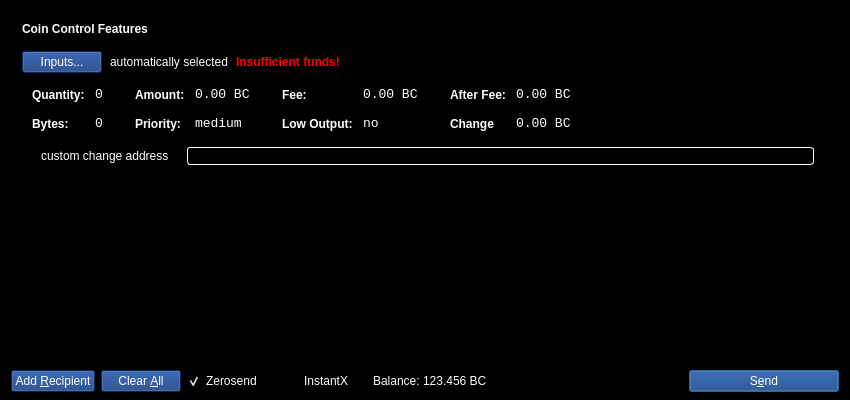
<?xml version="1.0" encoding="UTF-8"?>
<ui version="4.0">
 <class>SendCoinsDialog</class>
 <widget class="QDialog" name="SendCoinsDialog">
  <property name="geometry">
   <rect>
    <x>0</x>
    <y>0</y>
    <width>850</width>
    <height>400</height>
   </rect>
  </property>
  <property name="windowTitle">
   <string>Send Coins</string>
  </property>
  <property name="styleSheet">
   <string notr="true">color: rgb(255, 255, 255);
background-color: rgb(0, 0, 0);
alternate-background-color: rgb(0, 0, 0);</string>
  </property>
  <layout class="QVBoxLayout" name="verticalLayout" stretch="0,1,0">
   <property name="bottomMargin">
    <number>8</number>
   </property>
   <item>
    <widget class="QFrame" name="frameCoinControl">
     <property name="sizePolicy">
      <sizepolicy hsizetype="Expanding" vsizetype="Expanding">
       <horstretch>0</horstretch>
       <verstretch>0</verstretch>
      </sizepolicy>
     </property>
     <property name="maximumSize">
      <size>
       <width>16777215</width>
       <height>16777215</height>
      </size>
     </property>
     <property name="frameShape">
      <enum>QFrame::StyledPanel</enum>
     </property>
     <property name="frameShadow">
      <enum>QFrame::Sunken</enum>
     </property>
     <layout class="QVBoxLayout" name="verticalLayoutCoinControl2">
      <property name="spacing">
       <number>6</number>
      </property>
      <property name="leftMargin">
       <number>0</number>
      </property>
      <property name="topMargin">
       <number>0</number>
      </property>
      <property name="rightMargin">
       <number>0</number>
      </property>
      <property name="bottomMargin">
       <number>6</number>
      </property>
      <item>
       <layout class="QVBoxLayout" name="verticalLayoutCoinControl" stretch="0,0,0,0,1">
        <property name="spacing">
         <number>0</number>
        </property>
        <property name="leftMargin">
         <number>10</number>
        </property>
        <property name="topMargin">
         <number>10</number>
        </property>
        <item>
         <layout class="QHBoxLayout" name="horizontalLayoutCoinControl1">
          <property name="bottomMargin">
           <number>15</number>
          </property>
          <item>
           <widget class="QLabel" name="labelCoinControlFeatures">
            <property name="sizePolicy">
             <sizepolicy hsizetype="Preferred" vsizetype="Maximum">
              <horstretch>0</horstretch>
              <verstretch>0</verstretch>
             </sizepolicy>
            </property>
            <property name="font">
             <font>
              <weight>75</weight>
              <bold>true</bold>
             </font>
            </property>
            <property name="styleSheet">
             <string notr="true">font-weight:bold;</string>
            </property>
            <property name="text">
             <string>Coin Control Features</string>
            </property>
           </widget>
          </item>
         </layout>
        </item>
        <item>
         <layout class="QHBoxLayout" name="horizontalLayoutCoinControl2" stretch="0,0,0,0">
          <property name="spacing">
           <number>8</number>
          </property>
          <property name="bottomMargin">
           <number>10</number>
          </property>
          <item>
           <widget class="QPushButton" name="pushButtonCoinControl">
            <property name="styleSheet">
             <string notr="true">color: rgb(255, 255, 255);
gridline-color: rgb(251, 184, 5);
background-color: rgb(15,55,126);
alternate-background-color: rgb(15,55,126);
</string>
            </property>
            <property name="text">
             <string>Inputs...</string>
            </property>
           </widget>
          </item>
          <item>
           <widget class="QLabel" name="labelCoinControlAutomaticallySelected">
            <property name="text">
             <string>automatically selected</string>
            </property>
            <property name="margin">
             <number>5</number>
            </property>
           </widget>
          </item>
          <item>
           <widget class="QLabel" name="labelCoinControlInsuffFunds">
            <property name="font">
             <font>
              <weight>75</weight>
              <bold>true</bold>
             </font>
            </property>
            <property name="styleSheet">
             <string notr="true">color:red;font-weight:bold;</string>
            </property>
            <property name="text">
             <string>Insufficient funds!</string>
            </property>
            <property name="margin">
             <number>5</number>
            </property>
           </widget>
          </item>
          <item>
           <spacer name="horizontalSpacerCoinControl">
            <property name="orientation">
             <enum>Qt::Horizontal</enum>
            </property>
            <property name="sizeHint" stdset="0">
             <size>
              <width>40</width>
              <height>1</height>
             </size>
            </property>
           </spacer>
          </item>
         </layout>
        </item>
        <item>
         <widget class="QWidget" name="widgetCoinControl" native="true">
          <property name="sizePolicy">
           <sizepolicy hsizetype="Preferred" vsizetype="Preferred">
            <horstretch>0</horstretch>
            <verstretch>0</verstretch>
           </sizepolicy>
          </property>
          <property name="minimumSize">
           <size>
            <width>0</width>
            <height>0</height>
           </size>
          </property>
          <property name="styleSheet">
           <string notr="true"/>
          </property>
          <layout class="QHBoxLayout" name="horizontalLayoutCoinControl5">
           <property name="leftMargin">
            <number>0</number>
           </property>
           <property name="topMargin">
            <number>0</number>
           </property>
           <property name="rightMargin">
            <number>0</number>
           </property>
           <property name="bottomMargin">
            <number>0</number>
           </property>
           <item>
            <layout class="QHBoxLayout" name="horizontalLayoutCoinControl3" stretch="0,0,0,1">
             <property name="spacing">
              <number>20</number>
             </property>
             <property name="topMargin">
              <number>0</number>
             </property>
             <property name="bottomMargin">
              <number>10</number>
             </property>
             <item>
              <layout class="QFormLayout" name="formLayoutCoinControl1">
               <property name="horizontalSpacing">
                <number>10</number>
               </property>
               <property name="verticalSpacing">
                <number>14</number>
               </property>
               <property name="leftMargin">
                <number>10</number>
               </property>
               <property name="topMargin">
                <number>4</number>
               </property>
               <property name="rightMargin">
                <number>6</number>
               </property>
               <item row="0" column="0">
                <widget class="QLabel" name="labelCoinControlQuantityText">
                 <property name="styleSheet">
                  <string notr="true">font-weight:bold;</string>
                 </property>
                 <property name="text">
                  <string>Quantity:</string>
                 </property>
                 <property name="margin">
                  <number>0</number>
                 </property>
                </widget>
               </item>
               <item row="0" column="1">
                <widget class="QLabel" name="labelCoinControlQuantity">
                 <property name="font">
                  <font>
                   <family>Monospace</family>
                   <pointsize>10</pointsize>
                  </font>
                 </property>
                 <property name="cursor">
                  <cursorShape>IBeamCursor</cursorShape>
                 </property>
                 <property name="contextMenuPolicy">
                  <enum>Qt::ActionsContextMenu</enum>
                 </property>
                 <property name="text">
                  <string>0</string>
                 </property>
                 <property name="margin">
                  <number>0</number>
                 </property>
                 <property name="textInteractionFlags">
                  <set>Qt::LinksAccessibleByMouse|Qt::TextSelectableByKeyboard|Qt::TextSelectableByMouse</set>
                 </property>
                </widget>
               </item>
               <item row="1" column="0">
                <widget class="QLabel" name="labelCoinControlBytesText">
                 <property name="styleSheet">
                  <string notr="true">font-weight:bold;</string>
                 </property>
                 <property name="text">
                  <string>Bytes:</string>
                 </property>
                </widget>
               </item>
               <item row="1" column="1">
                <widget class="QLabel" name="labelCoinControlBytes">
                 <property name="font">
                  <font>
                   <family>Monospace</family>
                   <pointsize>10</pointsize>
                  </font>
                 </property>
                 <property name="cursor">
                  <cursorShape>IBeamCursor</cursorShape>
                 </property>
                 <property name="contextMenuPolicy">
                  <enum>Qt::ActionsContextMenu</enum>
                 </property>
                 <property name="text">
                  <string>0</string>
                 </property>
                 <property name="textInteractionFlags">
                  <set>Qt::LinksAccessibleByMouse|Qt::TextSelectableByKeyboard|Qt::TextSelectableByMouse</set>
                 </property>
                </widget>
               </item>
              </layout>
             </item>
             <item>
              <layout class="QFormLayout" name="formLayoutCoinControl2">
               <property name="horizontalSpacing">
                <number>10</number>
               </property>
               <property name="verticalSpacing">
                <number>14</number>
               </property>
               <property name="leftMargin">
                <number>6</number>
               </property>
               <property name="topMargin">
                <number>4</number>
               </property>
               <property name="rightMargin">
                <number>6</number>
               </property>
               <item row="0" column="0">
                <widget class="QLabel" name="labelCoinControlAmountText">
                 <property name="styleSheet">
                  <string notr="true">font-weight:bold;</string>
                 </property>
                 <property name="text">
                  <string>Amount:</string>
                 </property>
                 <property name="margin">
                  <number>0</number>
                 </property>
                </widget>
               </item>
               <item row="0" column="1">
                <widget class="QLabel" name="labelCoinControlAmount">
                 <property name="font">
                  <font>
                   <family>Monospace</family>
                   <pointsize>10</pointsize>
                  </font>
                 </property>
                 <property name="cursor">
                  <cursorShape>IBeamCursor</cursorShape>
                 </property>
                 <property name="contextMenuPolicy">
                  <enum>Qt::ActionsContextMenu</enum>
                 </property>
                 <property name="text">
                  <string>0.00 BC</string>
                 </property>
                 <property name="textInteractionFlags">
                  <set>Qt::LinksAccessibleByMouse|Qt::TextSelectableByKeyboard|Qt::TextSelectableByMouse</set>
                 </property>
                </widget>
               </item>
               <item row="1" column="0">
                <widget class="QLabel" name="labelCoinControlPriorityText">
                 <property name="styleSheet">
                  <string notr="true">font-weight:bold;</string>
                 </property>
                 <property name="text">
                  <string>Priority:</string>
                 </property>
                </widget>
               </item>
               <item row="1" column="1">
                <widget class="QLabel" name="labelCoinControlPriority">
                 <property name="font">
                  <font>
                   <family>Monospace</family>
                   <pointsize>10</pointsize>
                  </font>
                 </property>
                 <property name="cursor">
                  <cursorShape>IBeamCursor</cursorShape>
                 </property>
                 <property name="contextMenuPolicy">
                  <enum>Qt::ActionsContextMenu</enum>
                 </property>
                 <property name="text">
                  <string>medium</string>
                 </property>
                 <property name="textInteractionFlags">
                  <set>Qt::LinksAccessibleByMouse|Qt::TextSelectableByKeyboard|Qt::TextSelectableByMouse</set>
                 </property>
                </widget>
               </item>
              </layout>
             </item>
             <item>
              <layout class="QFormLayout" name="formLayoutCoinControl3">
               <property name="horizontalSpacing">
                <number>10</number>
               </property>
               <property name="verticalSpacing">
                <number>14</number>
               </property>
               <property name="leftMargin">
                <number>6</number>
               </property>
               <property name="topMargin">
                <number>4</number>
               </property>
               <property name="rightMargin">
                <number>6</number>
               </property>
               <item row="0" column="0">
                <widget class="QLabel" name="labelCoinControlFeeText">
                 <property name="styleSheet">
                  <string notr="true">font-weight:bold;</string>
                 </property>
                 <property name="text">
                  <string>Fee:</string>
                 </property>
                 <property name="margin">
                  <number>0</number>
                 </property>
                </widget>
               </item>
               <item row="0" column="1">
                <widget class="QLabel" name="labelCoinControlFee">
                 <property name="font">
                  <font>
                   <family>Monospace</family>
                   <pointsize>10</pointsize>
                  </font>
                 </property>
                 <property name="cursor">
                  <cursorShape>IBeamCursor</cursorShape>
                 </property>
                 <property name="contextMenuPolicy">
                  <enum>Qt::ActionsContextMenu</enum>
                 </property>
                 <property name="text">
                  <string>0.00 BC</string>
                 </property>
                 <property name="textInteractionFlags">
                  <set>Qt::LinksAccessibleByMouse|Qt::TextSelectableByKeyboard|Qt::TextSelectableByMouse</set>
                 </property>
                </widget>
               </item>
               <item row="1" column="0">
                <widget class="QLabel" name="labelCoinControlLowOutputText">
                 <property name="styleSheet">
                  <string notr="true">font-weight:bold;</string>
                 </property>
                 <property name="text">
                  <string>Low Output:</string>
                 </property>
                </widget>
               </item>
               <item row="1" column="1">
                <widget class="QLabel" name="labelCoinControlLowOutput">
                 <property name="font">
                  <font>
                   <family>Monospace</family>
                   <pointsize>10</pointsize>
                  </font>
                 </property>
                 <property name="cursor">
                  <cursorShape>IBeamCursor</cursorShape>
                 </property>
                 <property name="contextMenuPolicy">
                  <enum>Qt::ActionsContextMenu</enum>
                 </property>
                 <property name="text">
                  <string>no</string>
                 </property>
                 <property name="textInteractionFlags">
                  <set>Qt::LinksAccessibleByMouse|Qt::TextSelectableByKeyboard|Qt::TextSelectableByMouse</set>
                 </property>
                </widget>
               </item>
              </layout>
             </item>
             <item>
              <layout class="QFormLayout" name="formLayoutCoinControl4">
               <property name="horizontalSpacing">
                <number>10</number>
               </property>
               <property name="verticalSpacing">
                <number>14</number>
               </property>
               <property name="leftMargin">
                <number>6</number>
               </property>
               <property name="topMargin">
                <number>4</number>
               </property>
               <property name="rightMargin">
                <number>6</number>
               </property>
               <item row="0" column="0">
                <widget class="QLabel" name="labelCoinControlAfterFeeText">
                 <property name="styleSheet">
                  <string notr="true">font-weight:bold;</string>
                 </property>
                 <property name="text">
                  <string>After Fee:</string>
                 </property>
                 <property name="margin">
                  <number>0</number>
                 </property>
                </widget>
               </item>
               <item row="0" column="1">
                <widget class="QLabel" name="labelCoinControlAfterFee">
                 <property name="font">
                  <font>
                   <family>Monospace</family>
                   <pointsize>10</pointsize>
                  </font>
                 </property>
                 <property name="cursor">
                  <cursorShape>IBeamCursor</cursorShape>
                 </property>
                 <property name="contextMenuPolicy">
                  <enum>Qt::ActionsContextMenu</enum>
                 </property>
                 <property name="text">
                  <string>0.00 BC</string>
                 </property>
                 <property name="textInteractionFlags">
                  <set>Qt::LinksAccessibleByMouse|Qt::TextSelectableByKeyboard|Qt::TextSelectableByMouse</set>
                 </property>
                </widget>
               </item>
               <item row="1" column="0">
                <widget class="QLabel" name="labelCoinControlChangeText">
                 <property name="styleSheet">
                  <string notr="true">font-weight:bold;</string>
                 </property>
                 <property name="text">
                  <string>Change</string>
                 </property>
                </widget>
               </item>
               <item row="1" column="1">
                <widget class="QLabel" name="labelCoinControlChange">
                 <property name="font">
                  <font>
                   <family>Monospace</family>
                   <pointsize>10</pointsize>
                  </font>
                 </property>
                 <property name="cursor">
                  <cursorShape>IBeamCursor</cursorShape>
                 </property>
                 <property name="contextMenuPolicy">
                  <enum>Qt::ActionsContextMenu</enum>
                 </property>
                 <property name="text">
                  <string>0.00 BC</string>
                 </property>
                 <property name="textInteractionFlags">
                  <set>Qt::LinksAccessibleByMouse|Qt::TextSelectableByKeyboard|Qt::TextSelectableByMouse</set>
                 </property>
                </widget>
               </item>
              </layout>
             </item>
            </layout>
           </item>
          </layout>
         </widget>
        </item>
        <item>
         <layout class="QHBoxLayout" name="horizontalLayoutCoinControl4" stretch="0,0,0">
          <property name="spacing">
           <number>12</number>
          </property>
          <property name="sizeConstraint">
           <enum>QLayout::SetDefaultConstraint</enum>
          </property>
          <property name="topMargin">
           <number>5</number>
          </property>
          <property name="rightMargin">
           <number>5</number>
          </property>
          <item>
           <widget class="QCheckBox" name="checkBoxCoinControlChange">
            <property name="text">
             <string>custom change address</string>
            </property>
           </widget>
          </item>
          <item>
           <widget class="QLineEdit" name="lineEditCoinControlChange">
            <property name="enabled">
             <bool>false</bool>
            </property>
            <property name="sizePolicy">
             <sizepolicy hsizetype="Expanding" vsizetype="Fixed">
              <horstretch>0</horstretch>
              <verstretch>0</verstretch>
             </sizepolicy>
            </property>
            <property name="styleSheet">
             <string notr="true">background: rgb(0,0,0); color: rgb(255,255,255); border: 1px inset white; border-radius: 3px; margin: 0px;</string>
            </property>
           </widget>
          </item>
          <item>
           <widget class="QLabel" name="labelCoinControlChangeLabel">
            <property name="sizePolicy">
             <sizepolicy hsizetype="Preferred" vsizetype="Expanding">
              <horstretch>0</horstretch>
              <verstretch>0</verstretch>
             </sizepolicy>
            </property>
            <property name="minimumSize">
             <size>
              <width>0</width>
              <height>0</height>
             </size>
            </property>
            <property name="text">
             <string/>
            </property>
            <property name="margin">
             <number>3</number>
            </property>
           </widget>
          </item>
         </layout>
        </item>
        <item>
         <spacer name="verticalSpacerCoinControl">
          <property name="orientation">
           <enum>Qt::Vertical</enum>
          </property>
          <property name="sizeHint" stdset="0">
           <size>
            <width>800</width>
            <height>1</height>
           </size>
          </property>
         </spacer>
        </item>
       </layout>
      </item>
     </layout>
    </widget>
   </item>
   <item>
    <widget class="QScrollArea" name="scrollArea">
     <property name="widgetResizable">
      <bool>true</bool>
     </property>
     <widget class="QWidget" name="scrollAreaWidgetContents">
      <property name="geometry">
       <rect>
        <x>0</x>
        <y>0</y>
        <width>830</width>
        <height>156</height>
       </rect>
      </property>
      <layout class="QVBoxLayout" name="verticalLayout_2">
       <property name="leftMargin">
        <number>0</number>
       </property>
       <property name="topMargin">
        <number>0</number>
       </property>
       <property name="rightMargin">
        <number>0</number>
       </property>
       <property name="bottomMargin">
        <number>0</number>
       </property>
       <item>
        <layout class="QVBoxLayout" name="entries">
         <property name="spacing">
          <number>6</number>
         </property>
        </layout>
       </item>
       <item>
        <spacer name="verticalSpacer">
         <property name="orientation">
          <enum>Qt::Vertical</enum>
         </property>
         <property name="sizeHint" stdset="0">
          <size>
           <width>20</width>
           <height>40</height>
          </size>
         </property>
        </spacer>
       </item>
      </layout>
     </widget>
    </widget>
   </item>
   <item>
    <layout class="QHBoxLayout" name="horizontalLayout">
     <item>
      <widget class="QPushButton" name="addButton">
       <property name="toolTip">
        <string>Send to multiple recipients at once</string>
       </property>
       <property name="styleSheet">
        <string notr="true">color: rgb(255, 255, 255);
gridline-color: rgb(251, 184, 5);
background-color: rgb(15,55,126);
alternate-background-color: rgb(15,55,126);
</string>
       </property>
       <property name="text">
        <string>Add &amp;Recipient</string>
       </property>
       <property name="autoDefault">
        <bool>false</bool>
       </property>
      </widget>
     </item>
     <item>
      <widget class="QPushButton" name="clearButton">
       <property name="sizePolicy">
        <sizepolicy hsizetype="Minimum" vsizetype="Fixed">
         <horstretch>0</horstretch>
         <verstretch>0</verstretch>
        </sizepolicy>
       </property>
       <property name="toolTip">
        <string>Remove all transaction fields</string>
       </property>
       <property name="styleSheet">
        <string notr="true">color: rgb(255, 255, 255);
gridline-color: rgb(251, 184, 5);
background-color: rgb(15,55,126);
alternate-background-color: rgb(15,55,126);
</string>
       </property>
       <property name="text">
        <string>Clear &amp;All</string>
       </property>
       <property name="autoRepeatDelay">
        <number>300</number>
       </property>
       <property name="autoDefault">
        <bool>false</bool>
       </property>
      </widget>
     </item>
     <item>
      <layout class="QHBoxLayout" name="horizontalLayout_2">
       <property name="spacing">
        <number>3</number>
       </property>
        <item>
        <widget class="QCheckBox" name="checkUseZerosend">
         <property name="minimumSize">
          <size>
           <width>95</width>
           <height>0</height>
          </size>
         </property>
         <property name="text">
          <string>Zerosend</string>
         </property>
         <property name="checked">
          <bool>true</bool>
         </property>
        </widget>
       </item>
       <item>
        <widget class="QCheckBox" name="checkInstantX">
         <property name="enabled">
          <bool>true</bool>
         </property>
         <property name="minimumSize">
          <size>
           <width>85</width>
           <height>0</height>
          </size>
         </property>
         <property name="text">
          <string>InstantX</string>
         </property>
        </widget>
       </item>
       <item>
        <widget class="QLabel" name="label">
         <property name="sizePolicy">
          <sizepolicy hsizetype="Preferred" vsizetype="Fixed">
           <horstretch>0</horstretch>
           <verstretch>0</verstretch>
          </sizepolicy>
         </property>
         <property name="text">
          <string>&lt;html&gt;&lt;head/&gt;&lt;body&gt;&lt;p&gt;&lt;span style=&quot; color:#ffffff;&quot;&gt;Balance:&lt;/span&gt;&lt;/p&gt;&lt;/body&gt;&lt;/html&gt;</string>
         </property>
        </widget>
       </item>
       <item>
        <widget class="QLabel" name="labelBalance">
         <property name="sizePolicy">
          <sizepolicy hsizetype="Preferred" vsizetype="Fixed">
           <horstretch>0</horstretch>
           <verstretch>0</verstretch>
          </sizepolicy>
         </property>
         <property name="cursor">
          <cursorShape>IBeamCursor</cursorShape>
         </property>
         <property name="text">
          <string>&lt;html&gt;&lt;head/&gt;&lt;body&gt;&lt;p&gt;&lt;span style=&quot; color:#ffffff;&quot;&gt;123.456 BC&lt;/span&gt;&lt;/p&gt;&lt;/body&gt;&lt;/html&gt;</string>
         </property>
         <property name="textInteractionFlags">
          <set>Qt::LinksAccessibleByMouse|Qt::TextSelectableByKeyboard|Qt::TextSelectableByMouse</set>
         </property>
        </widget>
       </item>
      </layout>
     </item>
     <item>
      <spacer name="horizontalSpacer">
       <property name="orientation">
        <enum>Qt::Horizontal</enum>
       </property>
       <property name="sizeHint" stdset="0">
        <size>
         <width>40</width>
         <height>20</height>
        </size>
       </property>
      </spacer>
     </item>
     <item>
      <widget class="QPushButton" name="sendButton">
       <property name="minimumSize">
        <size>
         <width>150</width>
         <height>0</height>
        </size>
       </property>
       <property name="toolTip">
        <string>Confirm the send action</string>
       </property>
       <property name="styleSheet">
        <string notr="true">color: rgb(255, 255, 255);
gridline-color: rgb(251, 184, 5);
background-color: rgb(15,55,126);
alternate-background-color: rgb(15,55,126);
</string>
       </property>
       <property name="text">
        <string>S&amp;end</string>
       </property>
       <property name="icon">
        <iconset resource="../fantom.qrc">
         <normaloff>:/icons/send</normaloff>:/icons/send</iconset>
       </property>
       <property name="default">
        <bool>true</bool>
       </property>
      </widget>
     </item>
    </layout>
   </item>
  </layout>
 </widget>
 <resources>
  <include location="../fantom.qrc"/>
 </resources>
 <connections/>
</ui>
